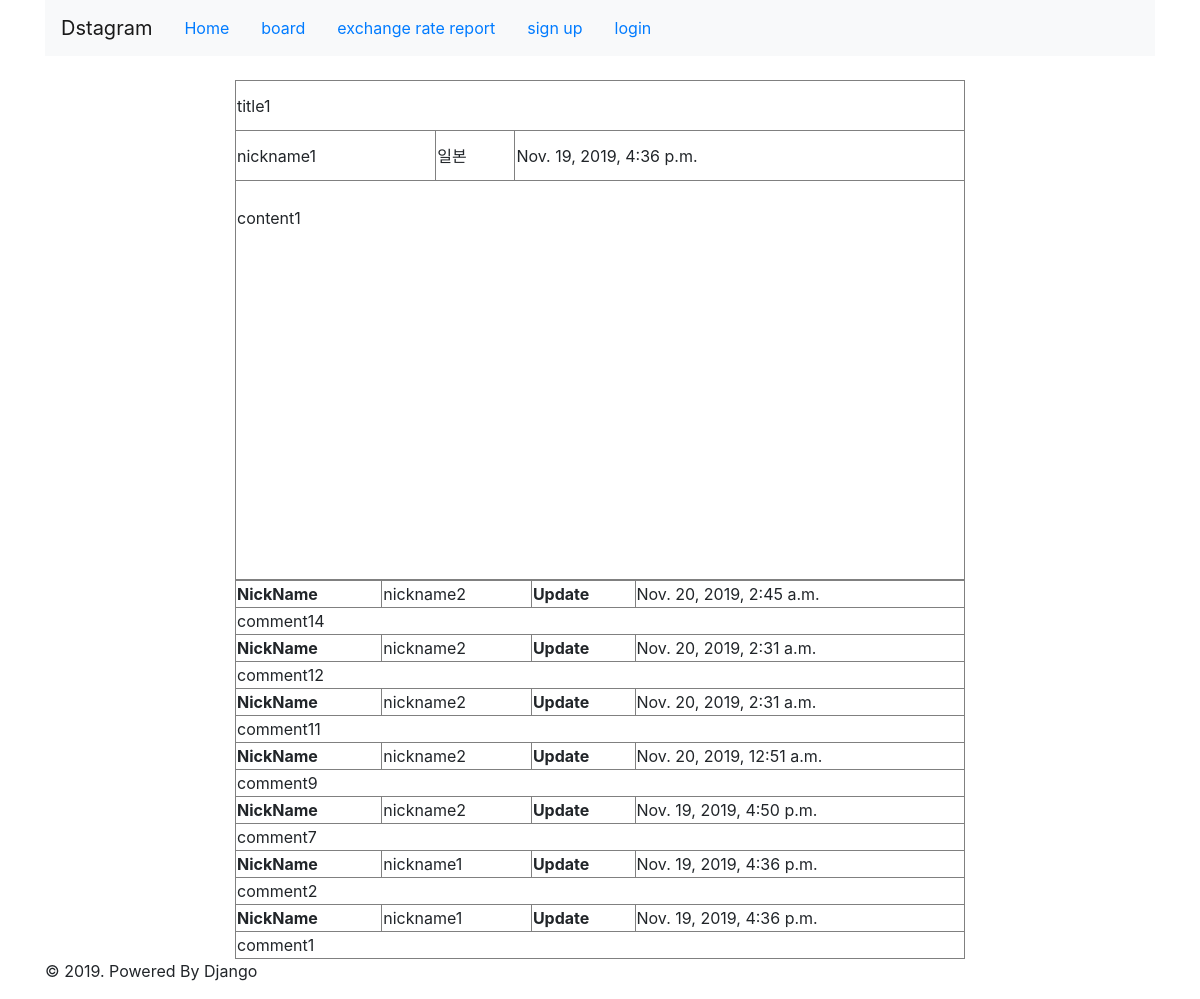
The page /bbs/content/1/0 on the database its author committed.
### bbs/models.py (models this page shows, shortened)
class Bbs(models.Model):
    title = models.CharField(max_length=100)
    content = models.CharField(max_length=100)
    country = models.CharField(max_length=100)
    mid = models.CharField(max_length=100)
    udate = models.DateTimeField(auto_now=True)
    user_nick = models.CharField(max_length=100, null=True)
    user_country = models.CharField(max_length=100, null=True)

class Review(models.Model):
    oid = models.IntegerField(default=0)
    mid = models.CharField(max_length=100, null=True)
    user_nick = models.CharField(max_length=100)
    review_content = models.TextField(default='')
    udate = models.DateTimeField(auto_now=True)

### bbs/views.py (the view)
# urls.py: path('content/<int:id>/<int:flag>', views.content, name='content'),
def content(request,id, flag):
    data = Bbs.objects.filter(id=id)[0]
    data2 = Review.objects.filter(oid=id).order_by('-id')
    list = {'content':data, 'review':data2, 'flag':flag}
    return render(request, 'bbs/content.html', list)

### bbs/templates/bbs/content.html (shortened to what this page needs)
{% extends 'base.html'%}
{% block content %}
    <div class="row">
        <div class="col-md-2"></div>
        <div class="col-md-8 panel panel-default">
            <table border="1" width="100%" height="500">
                <tr>
                    <td colspan="3" height="50">{{content.title}}</td>
                </tr>
                <tr>
                    <td height="50">{{content.user_nick}}</td><td>{{content.country}}</td><td>{{content.udate}}</td>
                </tr>
                <tr>
                    <td colspan="3" id="content_style"><br>{{content.content}}</td>
                </tr>
            </table>
            <table border="1" width="100%">
                {% for reviews in review %}
                    {% if flag == reviews.id %}
                    <form action="/bbs/content/do_review_update" method="post">
                        {% csrf_token %}
                        <input type="hidden" name="oid" value="{{content.id}}">
                        <input type="hidden" name="id" value="{{reviews.id}}">
                    <tr>
                        <th>NickName</th>
                        <td>{{ reviews.user_nick }}</td>
                        <th>Update</th>
                        <td>{{ reviews.udate }}</td>
                        <td align="center" width="75" style="padding:0">
                                <button type="submit" style="padding:0">Done</a></button>
                                <button type="button" style="padding:0"><a href="/bbs/content/{{reviews.oid}}/0" class="abtn">Cancel</a></button>
                        </td>
                    </tr>
                    <tr>
                        <td colspan="5" width="100%"><textarea class="textarea_style" name="review_content">{{ reviews.review_content }}</textarea></td>
                    </tr>
                    </form>
                    {% else %}
                    <tr>
                        <th>NickName</th>
                        <td>{{ reviews.user_nick }}</td>
                        <th>Update</th>
                        {% if reviews.mid == request.session.mid %}
                        <td>{{ reviews.udate }}</td>
                        <td align="center" width="75" style="padding:0">
                            <button type="button" style="padding:0"><a href="/bbs/content/review_update?id={{reviews.id}}&oid={{reviews.oid}}" class="abtn">Update</a></button>
                            <button type="button" class="check" style="padding:0"><a href="/bbs/content/review_delete?id={{reviews.id}}&oid={{reviews.oid}}" class="abtn">Delete</a></button>
                        </td>
                        {% else %}
                        <td colspan="2">{{ reviews.udate }}</td>
                        {% endif %}
                    </tr>
                    <tr>
                        <td colspan="5" width="100%">{{ reviews.review_content }}</td>
                    </tr>
                    {% endif %}
                {% endfor %}
            </table>
        </div>
        <div class="col-md-2"></div>
    </div>
{% endblock %}

### templates/base.html (shortened to what this page needs)
<!DOCTYPE html>
<html lang="UTF-8">
<head>
    <link rel="stylesheet" href="https://stackpath.bootstrapcdn.com/bootstrap/4.1.3/css/bootstrap.min.css">
</head>
<body>
<div class="container">
    <header class="header clearfix">
        <nav class="navbar navbar-expand-lg navbar-light bg-light">
            <a class="navbar-brand" href="/">Dstagram</a>
            <ul class="nav justify-content-end">
                <li class="nav-item"><a href="/" class="active nav-link ">Home</a></li>
                <li class="nav-item"><a href="/bbs/?country=전체" class="nav-link">board</a></li>
                <li class="nav-item"><a href="/exchange_rate" class="nav-link">exchange rate report</a></li>
                {% if request.session.mid != None %}
                <li class="nav-item"><a href="/member/member_info/{{request.session.mid}}" class="nav-link">Welcome, {{request.session.mid}}</a></li>
                <li class="nav-item"><a href="/member/logout" class="nav-link">logout</a></li>
                {% else %}
                <li class="nav-item"><a href="/member" class="nav-link">sign up</a></li>
                <li class="nav-item"><a href="/member/login" class="nav-link">login</a></li>
                {% endif %}
            </ul>
        </nav>
    </header>
    <br>
    {% block content %}
    {% endblock %}
    <footer class="footer">
        <p>&copy; 2019. Powered By Django</p>
    </footer>
</div>
</body>
</html>

### bbs/templates/bbs/content.html (style rules this page uses)
#content_style { vertical-align : top }

### rows shown on the page
Bbs: title "title1", user_nick "nickname1", country "일본", udate "Nov. 19, 2019, 4:36 p.m.", content "content1"
Review: user_nick "nickname2", udate "Nov. 20, 2019, 2:45 a.m.", review_content "comment14"
Review: user_nick "nickname2", udate "Nov. 20, 2019, 2:31 a.m.", review_content "comment12"
Review: user_nick "nickname2", udate "Nov. 20, 2019, 2:31 a.m.", review_content "comment11"
Review: user_nick "nickname2", udate "Nov. 20, 2019, 12:51 a.m.", review_content "comment9"
Review: user_nick "nickname2", udate "Nov. 19, 2019, 4:50 p.m.", review_content "comment7"
Review: user_nick "nickname1", udate "Nov. 19, 2019, 4:36 p.m.", review_content "comment2"
Review: user_nick "nickname1", udate "Nov. 19, 2019, 4:36 p.m.", review_content "comment1"
